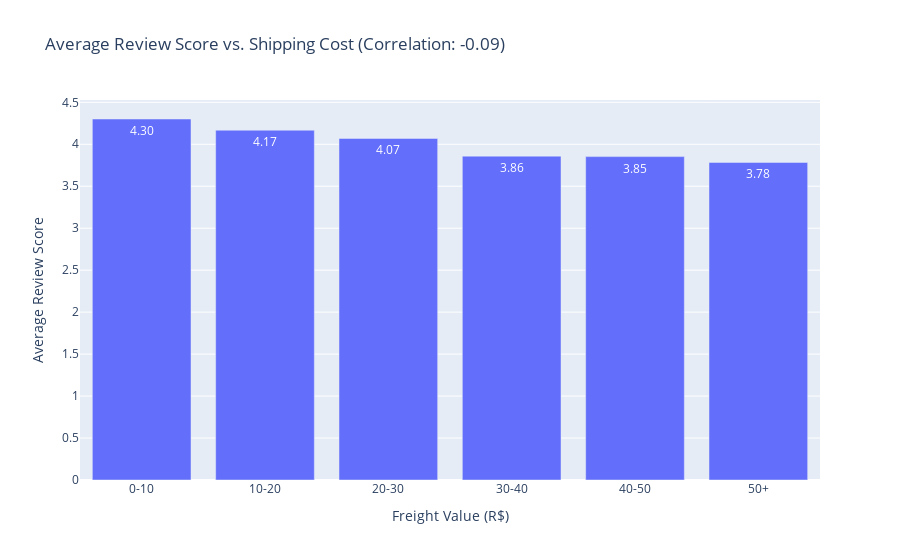
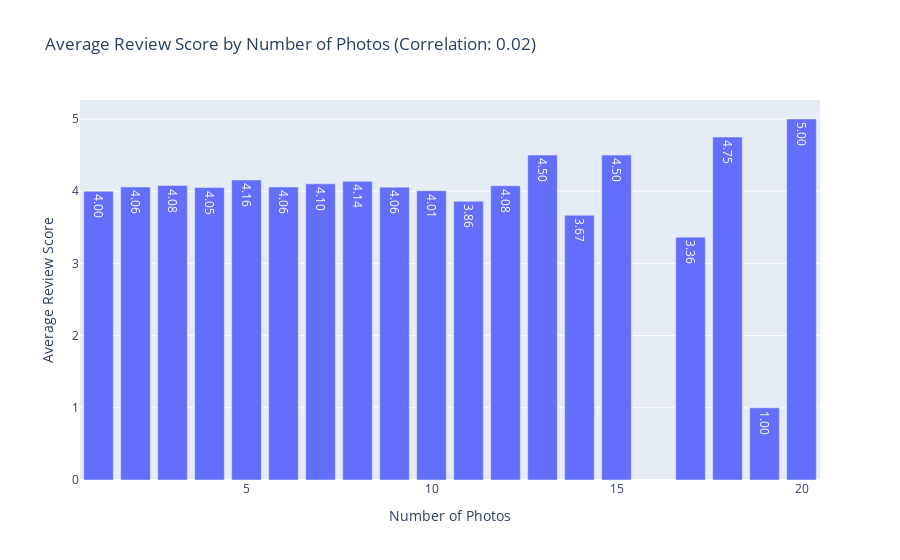
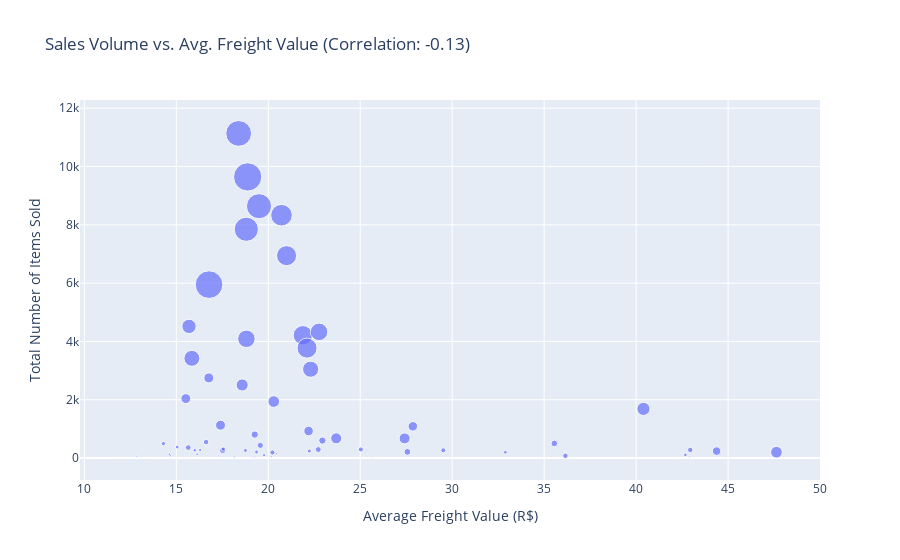
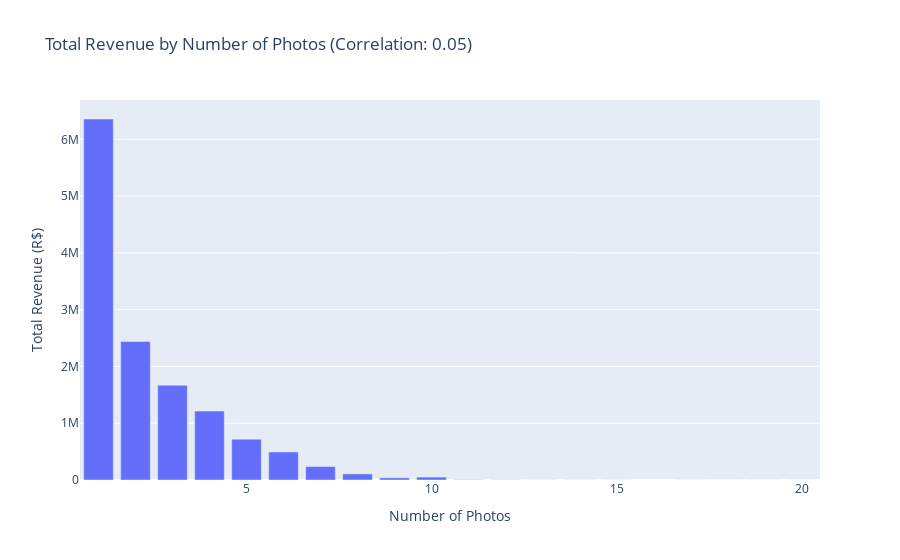

Notebook code cell kept with these figures, in order:
### Code cell
import pandas as pd
import plotly.express as px
import numpy as np

# --- 1. Data Loading ---
def load_data():
    """Loads all necessary e-commerce datasets."""
    path = "E-commerce/"
    try:
        orders = pd.read_csv(path + "orders_dataset.csv")
        order_items = pd.read_csv(path + "order_items_dataset.csv")
        products = pd.read_csv(path + "products_dataset.csv")
        reviews = pd.read_csv(path + "order_reviews_dataset.csv")
        cat_trans = pd.read_csv(path + "product_category_name_translation.csv")
    except FileNotFoundError as e:
        print(f"Error loading data: {e}")
        print("Please make sure the script is in the correct folder and the 'E-commerce' directory exists.")
        return None
    return orders, order_items, products, reviews, cat_trans

# --- 2. Analysis Functions ---

def plot_freight_vs_score(df):
    """Analyzes and plots how freight value impacts review scores."""
    print("Analyzing: Freight Value vs. Review Score...")
    
    order_freight = df.groupby('order_id')['freight_value'].sum().reset_index()
    df_analysis = df[['order_id', 'review_score']].drop_duplicates().merge(order_freight, on='order_id')
    df_analysis.dropna(inplace=True)

    # <-- ADDED: Calculate correlation on the unbinned data -->
    correlation = df_analysis['freight_value'].corr(df_analysis['review_score'])

    bins = [0, 10, 20, 30, 40, 50, np.inf]
    labels = ["0-10", "10-20", "20-30", "30-40", "40-50", "50+"]
    df_analysis['freight_bin'] = pd.cut(df_analysis['freight_value'], bins=bins, labels=labels, right=False)
    
    binned_scores = df_analysis.groupby('freight_bin')['review_score'].mean().reset_index()
    
    fig = px.bar(
        binned_scores,
        x='freight_bin',
        y='review_score',
        # <-- ADDED: Correlation added to title -->
        title=f"Average Review Score vs. Shipping Cost (Correlation: {correlation:.2f})",
        labels={'freight_bin': 'Freight Value (R$)', 'review_score': 'Average Review Score'},
        text_auto='.2f'
    )
    fig.show()

def plot_photos_vs_score(df):
    """Analyzes and plots how the number of product photos impacts review scores."""
    print("Analyzing: Number of Photos vs. Review Score...")
    
    # <-- ADDED: Calculate correlation on the raw data -->
    correlation = df['product_photos_qty'].corr(df['review_score'])
    
    df_analysis = df.groupby('product_photos_qty')['review_score'].mean().reset_index()
    
    fig = px.bar(
        df_analysis,
        x='product_photos_qty',
        y='review_score',
        # <-- ADDED: Correlation added to title -->
        title=f"Average Review Score by Number of Photos (Correlation: {correlation:.2f})",
        labels={'product_photos_qty': 'Number of Photos', 'review_score': 'Average Review Score'},
        text_auto='.2f'
    )
    fig.show()

def plot_freight_vs_sales(df):
    """Analyzes and plots how freight value impacts sales volume and revenue."""
    print("Analyzing: Freight Value vs. Sales...")

    df_analysis = df.groupby('product_category_name_english').agg(
        avg_freight=('freight_value', 'mean'),
        total_revenue=('price', 'sum'),
        number_of_sales=('order_id', 'count')
    ).reset_index()

    # <-- ADDED: Calculate correlation on the aggregated category data -->
    correlation = df_analysis['avg_freight'].corr(df_analysis['number_of_sales'])

    fig = px.scatter(
        df_analysis,
        x='avg_freight',
        y='number_of_sales',
        size='total_revenue',
        hover_name='product_category_name_english',
        # <-- ADDED: Correlation added to title -->
        title=f"Sales Volume vs. Avg. Freight Value (Correlation: {correlation:.2f})",
        labels={'avg_freight': 'Average Freight Value (R$)', 'number_of_sales': 'Total Number of Items Sold'}
    )
    fig.show()

def plot_photos_vs_sales(df):
    """Analyzes and plots how the number of product photos impacts sales revenue."""
    print("Analyzing: Number of Photos vs. Sales Revenue...")

    # <-- ADDED: Calculate correlation on the raw data -->
    correlation = df['product_photos_qty'].corr(df['price'])

    df_analysis = df.groupby('product_photos_qty')['price'].sum().reset_index()
    df_analysis.rename(columns={'price': 'total_revenue'}, inplace=True)
    
    fig = px.bar(
        df_analysis,
        x='product_photos_qty',
        y='total_revenue',
        # <-- ADDED: Correlation added to title -->
        title=f"Total Revenue by Number of Photos (Correlation: {correlation:.2f})",
        labels={'product_photos_qty': 'Number of Photos', 'total_revenue': 'Total Revenue (R$)'}
    )
    fig.show()

# --- 3. Main Execution ---
if __name__ == "__main__":
    # Load the data
    data = load_data()
    if data:
        orders, order_items, products, reviews, cat_trans = data

        # Prepare a master DataFrame for analysis
        print("Preparing master data file for analysis...")
        items_products = order_items.merge(products, on='product_id', how='left')
        items_translated = items_products.merge(cat_trans, on='product_category_name', how='left')
        df_merged = items_translated.merge(reviews, on='order_id', how='left')
        df_merged.dropna(subset=['review_score', 'product_photos_qty', 'product_category_name_english'], inplace=True)
        print("Data preparation complete.")

        # Run and display all analyses
        plot_freight_vs_score(df_merged)
        plot_photos_vs_score(df_merged)
        plot_freight_vs_sales(df_merged)
        plot_photos_vs_sales(df_merged)

        print("\nAll analyses complete. Check your browser for the plots.")

### Figure 1 — Plotly figure (JSON) as saved in the notebook; plotly's stock layout.template omitted (floating-point values rounded to 4 significant figures)
{"data": [{"alignmentgroup": "True", "hovertemplate": "Freight Value (R$)=%{x}<br>Average Review Score=%{y}<extra></extra>", "legendgroup": "", "marker": {"color": "#636efa", "pattern": {"shape": ""}}, "name": "", "offsetgroup": "", "orientation": "v", "showlegend": false, "textposition": "auto", "texttemplate": "%{y:.2f}", "type": "bar", "x": ["0-10", "10-20", "20-30", "30-40", "40-50", "50+"], "xaxis": "x", "y": [4.301, 4.168, 4.069, 3.858, 3.853, 3.784], "yaxis": "y"}], "layout": {"barmode": "relative", "legend": {"tracegroupgap": 0}, "title": {"text": "Average Review Score vs. Shipping Cost (Correlation: -0.09)"}, "xaxis": {"anchor": "y", "domain": [0, 1], "title": {"text": "Freight Value (R$)"}}, "yaxis": {"anchor": "x", "domain": [0, 1], "title": {"text": "Average Review Score"}}}}

### Figure 2 — Plotly figure (JSON) as saved in the notebook; plotly's stock layout.template omitted (floating-point values rounded to 4 significant figures)
{"data": [{"alignmentgroup": "True", "hovertemplate": "Number of Photos=%{x}<br>Average Review Score=%{y}<extra></extra>", "legendgroup": "", "marker": {"color": "#636efa", "pattern": {"shape": ""}}, "name": "", "offsetgroup": "", "orientation": "v", "showlegend": false, "textposition": "auto", "texttemplate": "%{y:.2f}", "type": "bar", "x": [1, 2, 3, 4, 5, 6, 7, 8, 9, 10, 11, 12, 13, 14, 15, 17, 18, 19, 20], "xaxis": "x", "y": [3.999, 4.058, 4.079, 4.051, 4.156, 4.058, 4.102, 4.136, 4.056, 4.006, 3.859, 4.075, 4.5, 3.667, 4.5, 3.364, 4.75, 1, 5], "yaxis": "y"}], "layout": {"barmode": "relative", "legend": {"tracegroupgap": 0}, "title": {"text": "Average Review Score by Number of Photos (Correlation: 0.02)"}, "xaxis": {"anchor": "y", "domain": [0, 1], "title": {"text": "Number of Photos"}}, "yaxis": {"anchor": "x", "domain": [0, 1], "title": {"text": "Average Review Score"}}}}

### Figure 3 — Plotly figure (JSON) as saved in the notebook; plotly's stock layout.template omitted (floating-point values rounded to 4 significant figures)
{"data": [{"hovertemplate": "<b>%{hovertext}</b><br><br>Average Freight Value (R$)=%{x}<br>Total Number of Items Sold=%{y}<br>total_revenue=%{marker.size}<extra></extra>", "hovertext": ["agro_industry_and_commerce", "air_conditioning", "art", "arts_and_craftmanship", "audio", "auto", "baby", "bed_bath_table", "books_general_interest", "books_imported", "books_technical", "cds_dvds_musicals", "christmas_supplies", "cine_photo", "computers", "computers_accessories", "consoles_games", "construction_tools_construction", "construction_tools_lights", "construction_tools_safety", "cool_stuff", "costruction_tools_garden", "costruction_tools_tools", "diapers_and_hygiene", "drinks", "dvds_blu_ray", "electronics", "fashio_female_clothing", "fashion_bags_accessories", "fashion_childrens_clothes", "fashion_male_clothing", "fashion_shoes", "fashion_sport", "fashion_underwear_beach", "fixed_telephony", "flowers", "food", "food_drink", "furniture_bedroom", "furniture_decor", "furniture_living_room", "furniture_mattress_and_upholstery", "garden_tools", "health_beauty", "home_appliances", "home_appliances_2", "home_comfort_2", "home_confort", "home_construction", "housewares", "industry_commerce_and_business", "kitchen_dining_laundry_garden_furniture", "la_cuisine", "luggage_accessories", "market_place", "music", "musical_instruments", "office_furniture", "party_supplies", "perfumery", "pet_shop", "security_and_services", "signaling_and_security", "small_appliances", "small_appliances_home_oven_and_coffee", "sports_leisure", "stationery", "tablets_printing_image", "telephony", "toys", "watches_gifts"], "legendgroup": "", "marker": {"color": "#636efa", "size": [72530.0, 54330.0, 24040.0, 1814.0, 50460.0, 586700.0, 408700.0, 1040000.0, 46580.0, 4640.0, 19040.0, 730, 8090.0, 6949.0, 214200.0, 914600.0, 155900.0, 143797, 40480.0, 40520.0, 629600.0, 25770.0, 15770.0, 1568.0, 22420.0, 5982.0, 156400.0, 2889.0, 152800.0, 569.9, 10600.0, 23370.0, 2144.0, 9492.0, 59020.0, 1000.0, 28940.0, 15250.0, 20280.0, 729900.0, 68250.0, 4368.0, 482900.0, 1252000.0, 82970.0, 113200.0, 721.6, 58050.0, 82880.0, 630100.0, 39560.0, 46200.0, 1918.0, 139800.0, 28310.0, 6034.0, 188900.0, 272300.0, 4485.0, 398600.0, 213500.0, 283.3, 21340.0, 189600.0, 47450.0, 986800.0, 229800.0, 6508.0, 320100.0, 479700.0, 1198000.0], "sizemode": "area", "sizeref": 3131.0, "symbol": "circle"}, "mode": "markers", "name": "", "orientation": "v", "showlegend": false, "type": "scatter", "x": [27.56, 22.72, 19.36, 15.42, 15.65, 21.88, 22.3, 18.39, 16.62, 12.83, 16.0, 16.07, 20.44, 17.31, 47.63, 18.81, 17.4, 22.19, 25.04, 20.23, 22.11, 22.23, 19.77, 14.71, 15.05, 20.18, 16.77, 12.93, 15.52, 11.94, 16.13, 18.76, 19.1, 14.62, 17.52, 14.63, 14.3, 16.29, 42.68, 20.72, 35.56, 42.91, 22.76, 18.88, 19.26, 44.38, 13.52, 19.57, 22.94, 21.0, 29.52, 42.94, 25.65, 27.86, 17.55, 18.17, 27.41, 40.4, 19.26, 15.85, 20.3, 20.61, 32.89, 23.7, 36.16, 19.5, 18.58, 14.67, 15.69, 18.81, 16.78], "xaxis": "x", "y": [212, 292, 207, 24, 361, 4213, 3048, 11137, 549, 60, 266, 14, 146, 73, 200, 7849, 1127, 926, 296, 193, 3772, 240, 99, 39, 377, 63, 2749, 50, 2039, 8, 131, 261, 31, 130, 262, 31, 495, 279, 110, 8331, 502, 38, 4329, 9645, 806, 238, 27, 435, 600, 6943, 266, 280, 13, 1088, 309, 38, 675, 1687, 43, 3421, 1939, 2, 197, 677, 76, 8640, 2507, 81, 4517, 4091, 5950], "yaxis": "y"}], "layout": {"legend": {"itemsizing": "constant", "tracegroupgap": 0}, "title": {"text": "Sales Volume vs. Avg. Freight Value (Correlation: -0.13)"}, "xaxis": {"anchor": "y", "domain": [0, 1], "title": {"text": "Average Freight Value (R$)"}}, "yaxis": {"anchor": "x", "domain": [0, 1], "title": {"text": "Total Number of Items Sold"}}}}

### Figure 4 — Plotly figure (JSON) as saved in the notebook; plotly's stock layout.template omitted (floating-point values rounded to 4 significant figures)
{"data": [{"alignmentgroup": "True", "hovertemplate": "Number of Photos=%{x}<br>Total Revenue (R$)=%{y}<extra></extra>", "legendgroup": "", "marker": {"color": "#636efa", "pattern": {"shape": ""}}, "name": "", "offsetgroup": "", "orientation": "v", "showlegend": false, "textposition": "auto", "type": "bar", "x": [1, 2, 3, 4, 5, 6, 7, 8, 9, 10, 11, 12, 13, 14, 15, 17, 18, 19, 20], "xaxis": "x", "y": [6357000.0, 2440000.0, 1670000.0, 1215000.0, 719800.0, 493900.0, 237500.0, 107300.0, 38600.0, 51220.0, 5342.0, 2552.0, 1237.0, 1501.0, 1044.0, 841, 354.4, 277.9, 110.3], "yaxis": "y"}], "layout": {"barmode": "relative", "legend": {"tracegroupgap": 0}, "title": {"text": "Total Revenue by Number of Photos (Correlation: 0.05)"}, "xaxis": {"anchor": "y", "domain": [0, 1], "title": {"text": "Number of Photos"}}, "yaxis": {"anchor": "x", "domain": [0, 1], "title": {"text": "Total Revenue (R$)"}}}}
